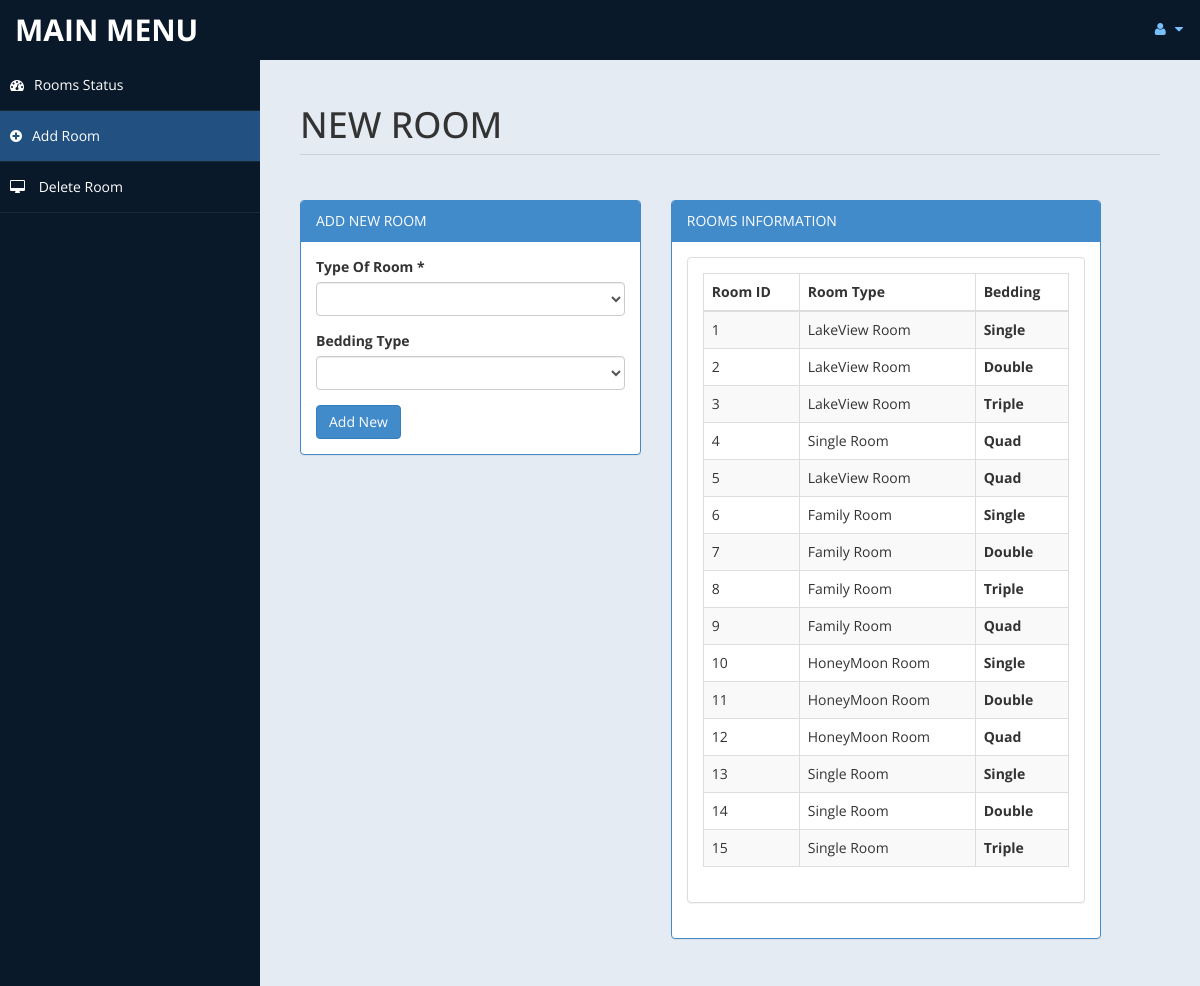
The app's page /admin/room.php (signed in) with its own data.
### tables this page shows
CREATE TABLE `room` (
  `id` int(10) UNSIGNED NOT NULL,
  `type` varchar(15) DEFAULT NULL,
  `bedding` varchar(10) DEFAULT NULL,
  `place` varchar(10) DEFAULT NULL,
  `cusid` int(11) DEFAULT NULL
);

### admin/room.php (the view, shortened to what this page needs)
<!DOCTYPE html>
<html xmlns="http://www.w3.org/1999/xhtml">
<head>
    <link href="assets/css/bootstrap.css" rel="stylesheet" />
    <link href="assets/css/font-awesome.css" rel="stylesheet" />
    <link href="assets/css/custom-styles.css" rel="stylesheet" />
</head>
<body>
    <div id="wrapper">
        <nav class="navbar navbar-default top-navbar" role="navigation">
            <div class="navbar-header">
                <a class="navbar-brand" href="home.php">MAIN MENU </a>
            </div>
            <ul class="nav navbar-top-links navbar-right">
                <li class="dropdown">
                    <a class="dropdown-toggle" data-toggle="dropdown" href="#" aria-expanded="false">
                        <i class="fa fa-user fa-fw"></i> <i class="fa fa-caret-down"></i>
                    </a>
                </li>
            </ul>
        </nav>
        <nav class="navbar-default navbar-side" role="navigation">
            <div class="sidebar-collapse">
                <ul class="nav" id="main-menu">
                    <li>
                        <a href="settings.php"><i class="fa fa-dashboard"></i>Rooms Status</a>
                    </li>
                    <li>
                        <a class="active-menu" href="room.php"><i class="fa fa-plus-circle"></i>Add Room</a>
                    </li>
                    <li>
                        <a href="roomdel.php"><i class="fa fa-desktop"></i> Delete Room</a>
                    </li>
            </div>
        </nav>
        <div id="page-wrapper">
            <div id="page-inner">
                <div class="row">
                    <div class="col-md-12">
                        <h1 class="page-header">
                            NEW ROOM <small></small>
                        </h1>
                    </div>
                </div>
                <div class="row">
                    <div class="col-md-5 col-sm-5">
                        <div class="panel panel-primary">
                            <div class="panel-heading">
                                ADD NEW ROOM
                            </div>
                            <div class="panel-body">
                                <form name="form" method="post">
                                    <div class="form-group">
                                        <label>Type Of Room *</label>
                                        <select name="troom" class="form-control" required>
                                            <option value selected></option>
                                            <option value="LakeView Room">LakeView ROOM</option>
                                        </select>
                                    </div>
                                    <div class="form-group">
                                        <label>Bedding Type</label>
                                        <select name="bed" class="form-control" required>
                                            <option value selected></option>
                                            <option value="Single">Single</option>
                                        </select>
                                    </div>
                                    <input type="submit" name="add" value="Add New" class="btn btn-primary">
                                </form>
                                <?php
                                include('db.php');
                                ?>
                            </div>
                        </div>
                    </div>
                    <div class="row">
                        <div class="col-md-6 col-sm-6">
                            <div class="panel panel-primary">
                                <div class="panel-heading">
                                    ROOMS INFORMATION
                                </div>
                                <div class="panel-body">
                                    <div class="panel panel-default">
                                        <?php
                                        $sql = "select * from room";
                                        $re = mysqli_query($con, $sql)
                                        ?>
                                        <div class="panel-body">
                                            <div class="table-responsive">
                                                <table class="table table-striped table-bordered table-hover" id="dataTables-example">
                                                    <thead>
                                                        <tr>
                                                            <th>Room ID</th>
                                                            <th>Room Type</th>
                                                            <th>Bedding</th>
                                                        </tr>
                                                    </thead>
                                                    <tbody>
                                                        <?php
                                                        while ($row = mysqli_fetch_array($re)) {
                                                            $id = $row['id'];
                                                            if ($id % 2 == 0) {
                                                                echo "<tr class=odd gradeX>
													<td>" . $row['id'] . "</td>
													<td>" . $row['type'] . "</td>
												   <th>" . $row['bedding'] . "</th>
												</tr>";
                                                            } else {
                                                                echo "<tr class=even gradeC>
													<td>" . $row['id'] . "</td>
													<td>" . $row['type'] . "</td>
												   <th>" . $row['bedding'] . "</th>
												</tr>";
                                                            }
                                                        }
                                                        ?>
                                                    </tbody>
                                                </table>
                                            </div>
                                        </div>
                                    </div>
                                </div>
                            </div>
                        </div>
                    </div>
                </div>
            </div>
        </div>
</body>
</html>

### admin/assets/css/custom-styles.css (style rules this page uses)
body { font-family: 'Open Sans', sans-serif; }
#wrapper { width: 100%; background:#09192A; }
#page-wrapper { padding: 15px 15px; min-height: 600px; background:#E5EBF2; }
#page-inner { width:100%; margin:10px 20px 10px 0px; background-color:transparent; padding:10px; min-height:1200px; }
h1, .h1, h2, .h2, h3, .h3 { margin-top: 7px; margin-bottom: -5px; }
.page-header { padding-bottom: 9px; margin: 10px 0 45px; border-bottom: 1px solid #C7D1DD; }
.top-navbar { margin:0px; }
.top-navbar .navbar-brand { color: #fff; width: 260px; text-align: left; height: 60px; font-size: 30px; font-weight: 700; text-transform: uppercase; line-height: 30px; }
.top-navbar .nav > li { position: relative; display: inline-block; }
.top-navbar .nav > li > a { position: relative; display: block; padding: 19px 15px; color: #77C0FD; }
.active-menu { background-color:#225081!important; }
.sidebar-collapse , .sidebar-collapse .nav { background:none; }
.sidebar-collapse .nav { padding:0; }
.sidebar-collapse .nav > li > a { color:#fff; background:transparent; text-shadow:none; }
.sidebar-collapse > .nav > li > a { padding:15px 10px; }
.sidebar-collapse > .nav > li { border-bottom: 1px solid rgba(107, 108, 109, 0.19); }
.navbar-side { border:none; background-color: transparent; }
.top-navbar { background:#09192A; border-bottom:none; }
.top-navbar .nav > li > a > i { margin-right: 2px; }
.navbar-default { border:0px solid black; }
.navbar-header { background: #09192A; }
.nav > li > a > i { margin-right:10px; }
@media (min-width:768px) { #page-wrapper { margin: 0 0 0 260px; padding: 15px 30px; min-height: 1200px; } }
@media (min-width:768px) { .navbar-side { z-index: 1; position: absolute; width: 260px; } }
@media (min-width:768px) { .navbar { border-radius: 0px; } }

### records on screen
room: id "1", type "LakeView Room", bedding "Single"
room: id "2", type "LakeView Room", bedding "Double"
room: id "3", type "LakeView Room", bedding "Triple"
room: id "4", type "Single Room", bedding "Quad"
room: id "5", type "LakeView Room", bedding "Quad"
room: id "6", type "Family Room", bedding "Single"
room: id "7", type "Family Room", bedding "Double"
room: id "8", type "Family Room", bedding "Triple"
room: id "9", type "Family Room", bedding "Quad"
room: id "10", type "HoneyMoon Room", bedding "Single"
room: id "11", type "HoneyMoon Room", bedding "Double"
room: id "12", type "HoneyMoon Room", bedding "Quad"
room: id "13", type "Single Room", bedding "Single"
room: id "14", type "Single Room", bedding "Double"
room: id "15", type "Single Room", bedding "Triple"
